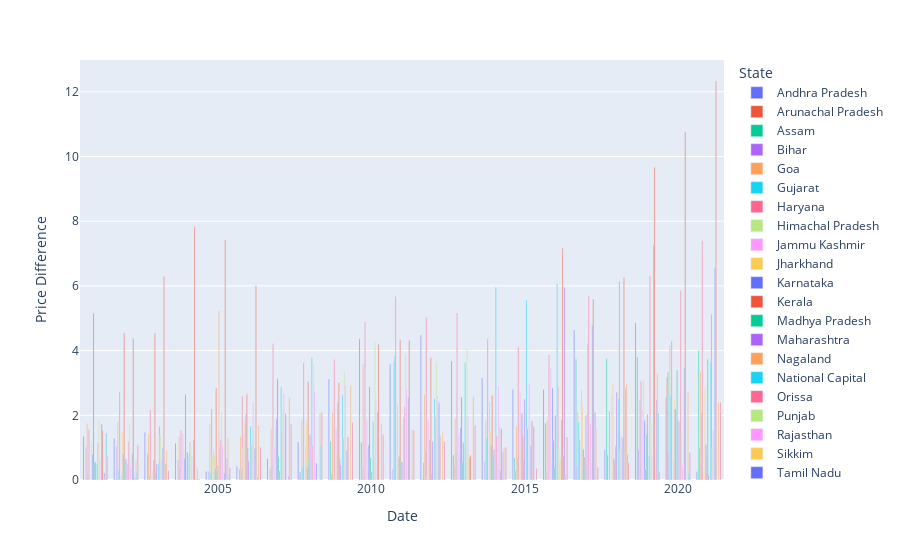

The code cell stored with this chart in its notebook:
### Code cell
import plotly.express as px
  

fig = px.bar(price_diff, x="Date", y="Price Difference", 
             color="State", barmode = 'group')
  
fig.show()

### Figure 1 — Plotly figure (JSON) as saved in the notebook; plotly's stock layout.template omitted (floating-point values rounded to 4 significant figures)
{"data": [{"alignmentgroup": "True", "hovertemplate": "State=Andhra Pradesh<br>Date=%{x}<br>Price Difference=%{y}<extra></extra>", "legendgroup": "Andhra Pradesh", "marker": {"color": "#636efa", "pattern": {"shape": ""}}, "name": "Andhra Pradesh", "offsetgroup": "Andhra Pradesh", "orientation": "v", "showlegend": true, "textposition": "auto", "type": "bar", "x": [2001, 2002, 2003, 2004, 2005, 2006, 2007, 2008, 2009, 2010, 2011, 2012, 2013, 2014, 2015, 2016, 2017, 2018, 2019, 2020, 2021], "xaxis": "x", "y": [1.341, 1.28, 1.466, 1.139, 0.262, 0.4149, 0.66, 1.173, 3.122, 4.366, 3.587, 4.471, 3.68, 3.157, 2.796, 2.797, 4.629, 0.9336, 4.864, 2.55, 0.2551], "yaxis": "y"}, {"alignmentgroup": "True", "hovertemplate": "State=Arunachal Pradesh<br>Date=%{x}<br>Price Difference=%{y}<extra></extra>", "legendgroup": "Arunachal Pradesh", "marker": {"color": "#EF553B", "pattern": {"shape": ""}}, "name": "Arunachal Pradesh", "offsetgroup": "Arunachal Pradesh", "orientation": "v", "showlegend": true, "textposition": "auto", "type": "bar", "x": [2001, 2002, 2003, 2004, 2005, 2006, 2007, 2008, 2009, 2010, 2011, 2012, 2013, 2014, 2015, 2016, 2017, 2018, 2019, 2020, 2021], "xaxis": "x", "y": [0, 0, 0, 0, 0, 0, 0, 0, 0, 0, 0, 0, 0, 0, 0, 0, 0, 0, 0, 3.167, 0], "yaxis": "y"}, {"alignmentgroup": "True", "hovertemplate": "State=Assam<br>Date=%{x}<br>Price Difference=%{y}<extra></extra>", "legendgroup": "Assam", "marker": {"color": "#00cc96", "pattern": {"shape": ""}}, "name": "Assam", "offsetgroup": "Assam", "orientation": "v", "showlegend": true, "textposition": "auto", "type": "bar", "x": [2001, 2002, 2003, 2004, 2005, 2006, 2007, 2008, 2009, 2010, 2011, 2012, 2013, 2014, 2015, 2016, 2017, 2018, 2019, 2020, 2021], "xaxis": "x", "y": [0, 0.0307, 0, 0, 0, 0, 0, 0.25, 1.188, 1.167, 0, 0.04167, 0.7708, 0, 0.6829, 1.76, 3.729, 3.75, 3.792, 3.333, 4], "yaxis": "y"}, {"alignmentgroup": "True", "hovertemplate": "State=Bihar<br>Date=%{x}<br>Price Difference=%{y}<extra></extra>", "legendgroup": "Bihar", "marker": {"color": "#ab63fa", "pattern": {"shape": ""}}, "name": "Bihar", "offsetgroup": "Bihar", "orientation": "v", "showlegend": true, "textposition": "auto", "type": "bar", "x": [2001, 2002, 2003, 2004, 2005, 2006, 2007, 2008, 2009, 2010, 2011, 2012, 2013, 2014, 2015, 2016, 2017, 2018, 2019, 2020, 2021], "xaxis": "x", "y": [1.011, 1.051, 0.8143, 0.618, 0.2665, 0.3333, 0.3468, 0.25, 0.1771, 0.3438, 0.3438, 0.5417, 0.4223, 0.5833, 0.2917, 0.2292, 0.4583, 0.7708, 0.9375, 0.8958, 1], "yaxis": "y"}, {"alignmentgroup": "True", "hovertemplate": "State=Goa<br>Date=%{x}<br>Price Difference=%{y}<extra></extra>", "legendgroup": "Goa", "marker": {"color": "#FFA15A", "pattern": {"shape": ""}}, "name": "Goa", "offsetgroup": "Goa", "orientation": "v", "showlegend": true, "textposition": "auto", "type": "bar", "x": [2001, 2002, 2003, 2004, 2005, 2006, 2007, 2008, 2009, 2010, 2011, 2012, 2013, 2014, 2015, 2016, 2017, 2018, 2019, 2020, 2021], "xaxis": "x", "y": [1.75, 1.792, 1.417, 1.333, 1.75, 1.333, 1.583, 1.833, 2.083, 3.583, 3.667, 2.641, 1.917, 1.833, 1.667, 1.833, 2.083, 0, 0, 4.161, 3.354], "yaxis": "y"}, {"alignmentgroup": "True", "hovertemplate": "State=Gujarat<br>Date=%{x}<br>Price Difference=%{y}<extra></extra>", "legendgroup": "Gujarat", "marker": {"color": "#19d3f3", "pattern": {"shape": ""}}, "name": "Gujarat", "offsetgroup": "Gujarat", "orientation": "v", "showlegend": true, "textposition": "auto", "type": "bar", "x": [2001, 2002, 2003, 2004, 2005, 2006, 2007, 2008, 2009, 2010, 2011, 2012, 2013, 2014, 2015, 2016, 2017, 2018, 2019, 2020, 2021], "xaxis": "x", "y": [0.1323, 0.2875, 0.1416, 0.3813, 0.2183, 0.3448, 0.4156, 0.3833, 0.01562, 0.0875, 3.823, 0.8849, 0.8605, 1.314, 0.6622, 0.004972, 1.793, 2.125, 2.479, 2.604, 2.083], "yaxis": "y"}, {"alignmentgroup": "True", "hovertemplate": "State=Haryana<br>Date=%{x}<br>Price Difference=%{y}<extra></extra>", "legendgroup": "Haryana", "marker": {"color": "#FF6692", "pattern": {"shape": ""}}, "name": "Haryana", "offsetgroup": "Haryana", "orientation": "v", "showlegend": true, "textposition": "auto", "type": "bar", "x": [2001, 2002, 2003, 2004, 2005, 2006, 2007, 2008, 2009, 2010, 2011, 2012, 2013, 2014, 2015, 2016, 2017, 2018, 2019, 2020, 2021], "xaxis": "x", "y": [1.557, 2.709, 2.18, 1.546, 2.198, 2.599, 4.21, 3.624, 3.724, 4.887, 5.669, 5.02, 5.159, 4.355, 4.116, 3.865, 1.246, 0, 3.05, 4.295, 7.396], "yaxis": "y"}, {"alignmentgroup": "True", "hovertemplate": "State=Himachal Pradesh<br>Date=%{x}<br>Price Difference=%{y}<extra></extra>", "legendgroup": "Himachal Pradesh", "marker": {"color": "#B6E880", "pattern": {"shape": ""}}, "name": "Himachal Pradesh", "offsetgroup": "Himachal Pradesh", "orientation": "v", "showlegend": true, "textposition": "auto", "type": "bar", "x": [2001, 2002, 2003, 2004, 2005, 2006, 2007, 2008, 2009, 2010, 2011, 2012, 2013, 2014, 2015, 2016, 2017, 2018, 2019, 2020, 2021], "xaxis": "x", "y": [0.01238, 0.02736, 0.1536, 0.3027, 0.7568, 0.9956, 1.251, 1.776e-15, 1.776e-15, 7.105e-15, 7.105e-15, 0.09971, 0, 0, 3.553e-15, 1.066e-14, 3.553e-15, 7.105e-15, 3.553e-15, 2.132e-14, 0], "yaxis": "y"}, {"alignmentgroup": "True", "hovertemplate": "State=Jammu Kashmir<br>Date=%{x}<br>Price Difference=%{y}<extra></extra>", "legendgroup": "Jammu Kashmir", "marker": {"color": "#FF97FF", "pattern": {"shape": ""}}, "name": "Jammu Kashmir", "offsetgroup": "Jammu Kashmir", "orientation": "v", "showlegend": true, "textposition": "auto", "type": "bar", "x": [2001, 2002, 2003, 2004, 2005, 2006, 2007, 2008, 2009, 2010, 2011, 2012, 2013, 2014, 2015, 2016, 2017, 2018, 2019, 2020, 2021], "xaxis": "x", "y": [0, 0.1469, 0, 1.447, 0.9443, 1.486, 0.9877, 1.041, 1.588, 1.881, 2.334, 1.835, 1.409, 2.422, 2.706, 3.447, 2.778, 2.633, 2.119, 0.5737, 0], "yaxis": "y"}, {"alignmentgroup": "True", "hovertemplate": "State=Jharkhand<br>Date=%{x}<br>Price Difference=%{y}<extra></extra>", "legendgroup": "Jharkhand", "marker": {"color": "#FECB52", "pattern": {"shape": ""}}, "name": "Jharkhand", "offsetgroup": "Jharkhand", "orientation": "v", "showlegend": true, "textposition": "auto", "type": "bar", "x": [2001, 2002, 2003, 2004, 2005, 2006, 2007, 2008, 2009, 2010, 2011, 2012, 2013, 2014, 2015, 2016, 2017, 2018, 2019, 2020, 2021], "xaxis": "x", "y": [1.167, 1.467, 0.2989, 0.9102, 0.7612, 1.812, 1.646, 1.792, 0.9167, 0.9443, 0.7385, 0.4684, 0.9401, 1.479, 0.9589, 0.6589, 2.292, 3, 3.083, 2.5, 2.833], "yaxis": "y"}, {"alignmentgroup": "True", "hovertemplate": "State=Karnataka<br>Date=%{x}<br>Price Difference=%{y}<extra></extra>", "legendgroup": "Karnataka", "marker": {"color": "#636efa", "pattern": {"shape": ""}}, "name": "Karnataka", "offsetgroup": "Karnataka", "orientation": "v", "showlegend": true, "textposition": "auto", "type": "bar", "x": [2001, 2002, 2003, 2004, 2005, 2006, 2007, 2008, 2009, 2010, 2011, 2012, 2013, 2014, 2015, 2016, 2017, 2018, 2019, 2020, 2021], "xaxis": "x", "y": [0.799, 0.7999, 0.6179, 0.6631, 0.3487, 2.016, 1.899, 0.3562, 2.41, 1.074, 0.7193, 1.254, 1.622, 1.064, 2.067, 2.846, 0.9445, 0.6541, 1.833, 2.194, 1.088], "yaxis": "y"}, {"alignmentgroup": "True", "hovertemplate": "State=Kerala<br>Date=%{x}<br>Price Difference=%{y}<extra></extra>", "legendgroup": "Kerala", "marker": {"color": "#EF553B", "pattern": {"shape": ""}}, "name": "Kerala", "offsetgroup": "Kerala", "orientation": "v", "showlegend": true, "textposition": "auto", "type": "bar", "x": [2001, 2002, 2003, 2004, 2005, 2006, 2007, 2008, 2009, 2010, 2011, 2012, 2013, 2014, 2015, 2016, 2017, 2018, 2019, 2020, 2021], "xaxis": "x", "y": [5.151, 4.544, 4.536, 2.645, 2.838, 2.654, 3.13, 3.035, 3.01, 2.886, 4.347, 3.78, 2.564, 2.609, 1.368, 1.229, 0.7129, 0.561, 0.3248, 0.06231, 0.229], "yaxis": "y"}, {"alignmentgroup": "True", "hovertemplate": "State=Madhya Pradesh<br>Date=%{x}<br>Price Difference=%{y}<extra></extra>", "legendgroup": "Madhya Pradesh", "marker": {"color": "#00cc96", "pattern": {"shape": ""}}, "name": "Madhya Pradesh", "offsetgroup": "Madhya Pradesh", "orientation": "v", "showlegend": true, "textposition": "auto", "type": "bar", "x": [2001, 2002, 2003, 2004, 2005, 2006, 2007, 2008, 2009, 2010, 2011, 2012, 2013, 2014, 2015, 2016, 2017, 2018, 2019, 2020, 2021], "xaxis": "x", "y": [0.5576, 0.5938, 0.2199, 0.02361, 0.2868, 0.9918, 0.7154, 0.625, 0.6528, 0.6944, 0.5833, 0.2014, 0.5556, 0.75, 0.625, 0.3889, 0.4167, 1.056, 1.403, 3.403, 3.722], "yaxis": "y"}, {"alignmentgroup": "True", "hovertemplate": "State=Maharashtra<br>Date=%{x}<br>Price Difference=%{y}<extra></extra>", "legendgroup": "Maharashtra", "marker": {"color": "#ab63fa", "pattern": {"shape": ""}}, "name": "Maharashtra", "offsetgroup": "Maharashtra", "orientation": "v", "showlegend": true, "textposition": "auto", "type": "bar", "x": [2001, 2002, 2003, 2004, 2005, 2006, 2007, 2008, 2009, 2010, 2011, 2012, 2013, 2014, 2015, 2016, 2017, 2018, 2019, 2020, 2021], "xaxis": "x", "y": [0.5417, 0.6417, 0.4917, 0.8667, 0.45, 0.5917, 0.275, 1.408, 0.445, 0.2567, 0.5454, 1.195, 1.158, 0.9375, 2.5, 2.0, 2, 2.71, 2.031, 1.851, 0.1374], "yaxis": "y"}, {"alignmentgroup": "True", "hovertemplate": "State=Nagaland<br>Date=%{x}<br>Price Difference=%{y}<extra></extra>", "legendgroup": "Nagaland", "marker": {"color": "#FFA15A", "pattern": {"shape": ""}}, "name": "Nagaland", "offsetgroup": "Nagaland", "orientation": "v", "showlegend": true, "textposition": "auto", "type": "bar", "x": [2001, 2002, 2003, 2004, 2005, 2006, 2007, 2008, 2009, 2010, 2011, 2012, 2013, 2014, 2015, 2016, 2017, 2018, 2019, 2020, 2021], "xaxis": "x", "y": [0, 0, 0, 0, 5.221, 0, 0, 0, 0, 0, 0, 0, 0, 0, 0, 0, 0, 0, 0, 0, 0], "yaxis": "y"}, {"alignmentgroup": "True", "hovertemplate": "State=National Capital<br>Date=%{x}<br>Price Difference=%{y}<extra></extra>", "legendgroup": "National Capital", "marker": {"color": "#19d3f3", "pattern": {"shape": ""}}, "name": "National Capital", "offsetgroup": "National Capital", "orientation": "v", "showlegend": true, "textposition": "auto", "type": "bar", "x": [2001, 2002, 2003, 2004, 2005, 2006, 2007, 2008, 2009, 2010, 2011, 2012, 2013, 2014, 2015, 2016, 2017, 2018, 2019, 2020, 2021], "xaxis": "x", "y": [0.5, 0.5, 0.5, 0.7917, 1, 1.667, 2.875, 3.792, 2.625, 1.802, 1.94, 2.52, 3.63, 5.957, 5.566, 6.063, 4.222, 2.516, 0.7374, 1.782, 3.646], "yaxis": "y"}, {"alignmentgroup": "True", "hovertemplate": "State=Orissa<br>Date=%{x}<br>Price Difference=%{y}<extra></extra>", "legendgroup": "Orissa", "marker": {"color": "#FF6692", "pattern": {"shape": ""}}, "name": "Orissa", "offsetgroup": "Orissa", "orientation": "v", "showlegend": true, "textposition": "auto", "type": "bar", "x": [2001, 2002, 2003, 2004, 2005, 2006, 2007, 2008, 2009, 2010, 2011, 2012, 2013, 2014, 2015, 2016, 2017, 2018, 2019, 2020, 2021], "xaxis": "x", "y": [1.14, 1.18, 1.661, 1.167, 1.236, 1.056, 1.486, 1.083, 1.272, 0.7385, 2.278, 1.944, 1.028, 1.361, 1.583, 2.889, 5.694, 6.127, 6.313, 5.857, 5.125], "yaxis": "y"}, {"alignmentgroup": "True", "hovertemplate": "State=Punjab<br>Date=%{x}<br>Price Difference=%{y}<extra></extra>", "legendgroup": "Punjab", "marker": {"color": "#B6E880", "pattern": {"shape": ""}}, "name": "Punjab", "offsetgroup": "Punjab", "orientation": "v", "showlegend": true, "textposition": "auto", "type": "bar", "x": [2001, 2002, 2003, 2004, 2005, 2006, 2007, 2008, 2009, 2010, 2011, 2012, 2013, 2014, 2015, 2016, 2017, 2018, 2019, 2020, 2021], "xaxis": "x", "y": [1.83, 1.72, 1.396, 1.072, 2.113, 1.67, 2.14, 3.541, 3.369, 4.257, 3.889, 3.672, 4.037, 0.5906, 1.066e-14, 0.9559, 0.5751, 0.9024, 1.924, 1.361, 0.9597], "yaxis": "y"}, {"alignmentgroup": "True", "hovertemplate": "State=Rajasthan<br>Date=%{x}<br>Price Difference=%{y}<extra></extra>", "legendgroup": "Rajasthan", "marker": {"color": "#FF97FF", "pattern": {"shape": ""}}, "name": "Rajasthan", "offsetgroup": "Rajasthan", "orientation": "v", "showlegend": true, "textposition": "auto", "type": "bar", "x": [2001, 2002, 2003, 2004, 2005, 2006, 2007, 2008, 2009, 2010, 2011, 2012, 2013, 2014, 2015, 2016, 2017, 2018, 2019, 2020, 2021], "xaxis": "x", "y": [0.6158, 0.436, 0.6239, 0.7206, 1.082, 2.392, 2.672, 2.758, 2.915, 2.515, 2.792, 2.612, 1.967, 2.896, 2.95, 0.5881, 1.742, 1.333, 0.7667, 0.4333, 1.533], "yaxis": "y"}, {"alignmentgroup": "True", "hovertemplate": "State=Sikkim<br>Date=%{x}<br>Price Difference=%{y}<extra></extra>", "legendgroup": "Sikkim", "marker": {"color": "#FECB52", "pattern": {"shape": ""}}, "name": "Sikkim", "offsetgroup": "Sikkim", "orientation": "v", "showlegend": true, "textposition": "auto", "type": "bar", "x": [2001, 2002, 2003, 2004, 2005, 2006, 2007, 2008, 2009, 2010, 2011, 2012, 2013, 2014, 2015, 2016, 2017, 2018, 2019, 2020, 2021], "xaxis": "x", "y": [0, 0, 0, 0, 0, 0, 0, 0, 0, 0, 0, 0, 0.7849, 1.723, 0.2913, 0.6301, 0, 0, 0, 0, 0], "yaxis": "y"}, {"alignmentgroup": "True", "hovertemplate": "State=Tamil Nadu<br>Date=%{x}<br>Price Difference=%{y}<extra></extra>", "legendgroup": "Tamil Nadu", "marker": {"color": "#636efa", "pattern": {"shape": ""}}, "name": "Tamil Nadu", "offsetgroup": "Tamil Nadu", "orientation": "v", "showlegend": true, "textposition": "auto", "type": "bar", "x": [2001, 2002, 2003, 2004, 2005, 2006, 2007, 2008, 2009, 2010, 2011, 2012, 2013, 2014, 2015, 2016, 2017, 2018, 2019, 2020, 2021], "xaxis": "x", "y": [1.721, 0.8155, 0.9944, 1.244, 0.2093, 0.9741, 2.052, 0.5181, 0.8977, 2.093, 2.548, 2.386, 0.6938, 0.2774, 1.06, 1.854, 4.789, 1.289, 7.269, 3.458, 6.556], "yaxis": "y"}, {"alignmentgroup": "True", "hovertemplate": "State=Telangana<br>Date=%{x}<br>Price Difference=%{y}<extra></extra>", "legendgroup": "Telangana", "marker": {"color": "#EF553B", "pattern": {"shape": ""}}, "name": "Telangana", "offsetgroup": "Telangana", "orientation": "v", "showlegend": true, "textposition": "auto", "type": "bar", "x": [2001, 2002, 2003, 2004, 2005, 2006, 2007, 2008, 2009, 2010, 2011, 2012, 2013, 2014, 2015, 2016, 2017, 2018, 2019, 2020, 2021], "xaxis": "x", "y": [1.542, 4.375, 6.28, 7.833, 7.417, 6.007, 0, 0, 1.321, 4.197, 4.31, 1.355, 0.7594, 1.584, 1.824, 7.167, 5.583, 6.25, 9.667, 10.75, 12.33], "yaxis": "y"}, {"alignmentgroup": "True", "hovertemplate": "State=Tripura<br>Date=%{x}<br>Price Difference=%{y}<extra></extra>", "legendgroup": "Tripura", "marker": {"color": "#00cc96", "pattern": {"shape": ""}}, "name": "Tripura", "offsetgroup": "Tripura", "orientation": "v", "showlegend": true, "textposition": "auto", "type": "bar", "x": [2001, 2002, 2003, 2004, 2005, 2006, 2007, 2008, 2009, 2010, 2011, 2012, 2013, 2014, 2015, 2016, 2017, 2018, 2019, 2020, 2021], "xaxis": "x", "y": [0, 0, 0, 0, 0, 0, 0, 0, 0, 0, 0, 0, 0, 0, 0, 0.75, 0, 0, 0, 0, 0], "yaxis": "y"}, {"alignmentgroup": "True", "hovertemplate": "State=Union Territories<br>Date=%{x}<br>Price Difference=%{y}<extra></extra>", "legendgroup": "Union Territories", "marker": {"color": "#ab63fa", "pattern": {"shape": ""}}, "name": "Union Territories", "offsetgroup": "Union Territories", "orientation": "v", "showlegend": true, "textposition": "auto", "type": "bar", "x": [2001, 2002, 2003, 2004, 2005, 2006, 2007, 2008, 2009, 2010, 2011, 2012, 2013, 2014, 2015, 2016, 2017, 2018, 2019, 2020, 2021], "xaxis": "x", "y": [0.2164, 0.07444, 0.4988, 0.02778, 0.6741, 0.08188, 0.1272, 0, 0, 0, 0, 0, 0, 0.8467, 1.642, 5.954, 2.087, 2.827, 2.471, 0, 0], "yaxis": "y"}, {"alignmentgroup": "True", "hovertemplate": "State=Uttar Pradesh<br>Date=%{x}<br>Price Difference=%{y}<extra></extra>", "legendgroup": "Uttar Pradesh", "marker": {"color": "#FFA15A", "pattern": {"shape": ""}}, "name": "Uttar Pradesh", "offsetgroup": "Uttar Pradesh", "orientation": "v", "showlegend": true, "textposition": "auto", "type": "bar", "x": [2001, 2002, 2003, 2004, 2005, 2006, 2007, 2008, 2009, 2010, 2011, 2012, 2013, 2014, 2015, 2016, 2017, 2018, 2019, 2020, 2021], "xaxis": "x", "y": [0.09607, 0.5881, 0.9135, 0.3538, 1.301, 1.694, 2.552, 2.045, 2.919, 1.713, 1.542, 1.465, 2.584, 0.9883, 0.007352, 0.1857, 1.614, 2.978, 3.29, 2.718, 2.389], "yaxis": "y"}, {"alignmentgroup": "True", "hovertemplate": "State=Uttarakhand<br>Date=%{x}<br>Price Difference=%{y}<extra></extra>", "legendgroup": "Uttarakhand", "marker": {"color": "#19d3f3", "pattern": {"shape": ""}}, "name": "Uttarakhand", "offsetgroup": "Uttarakhand", "orientation": "v", "showlegend": true, "textposition": "auto", "type": "bar", "x": [2001, 2002, 2003, 2004, 2005, 2006, 2007, 2008, 2009, 2010, 2011, 2012, 2013, 2014, 2015, 2016, 2017, 2018, 2019, 2020, 2021], "xaxis": "x", "y": [1.455, 0.25, 0, 0, 0.1771, 0, 0, 1.071, 0, 0, 0, 0, 0, 0, 0, 0, 0, 0.7973, 2.065, 0.1987, 0], "yaxis": "y"}, {"alignmentgroup": "True", "hovertemplate": "State=West Bengal<br>Date=%{x}<br>Price Difference=%{y}<extra></extra>", "legendgroup": "West Bengal", "marker": {"color": "#FF6692", "pattern": {"shape": ""}}, "name": "West Bengal", "offsetgroup": "West Bengal", "orientation": "v", "showlegend": true, "textposition": "auto", "type": "bar", "x": [2001, 2002, 2003, 2004, 2005, 2006, 2007, 2008, 2009, 2010, 2011, 2012, 2013, 2014, 2015, 2016, 2017, 2018, 2019, 2020, 2021], "xaxis": "x", "y": [0.7288, 1.07, 0.2897, 0.0279, 0.3753, 1.014, 1.712, 2.102, 1.778, 1.401, 1.543, 1.191, 1.696, 1.01, 0.3568, 1.329, 0.3954, 0.5337, 0.25, 0.853, 2.396], "yaxis": "y"}], "layout": {"barmode": "group", "legend": {"title": {"text": "State"}, "tracegroupgap": 0}, "margin": {"t": 60}, "xaxis": {"anchor": "y", "domain": [0, 1], "title": {"text": "Date"}}, "yaxis": {"anchor": "x", "domain": [0, 1], "title": {"text": "Price Difference"}}}}
